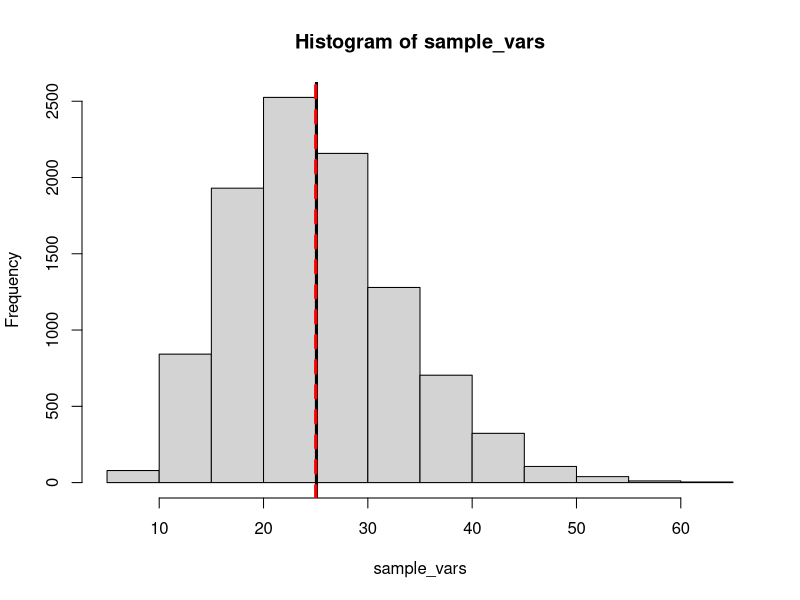
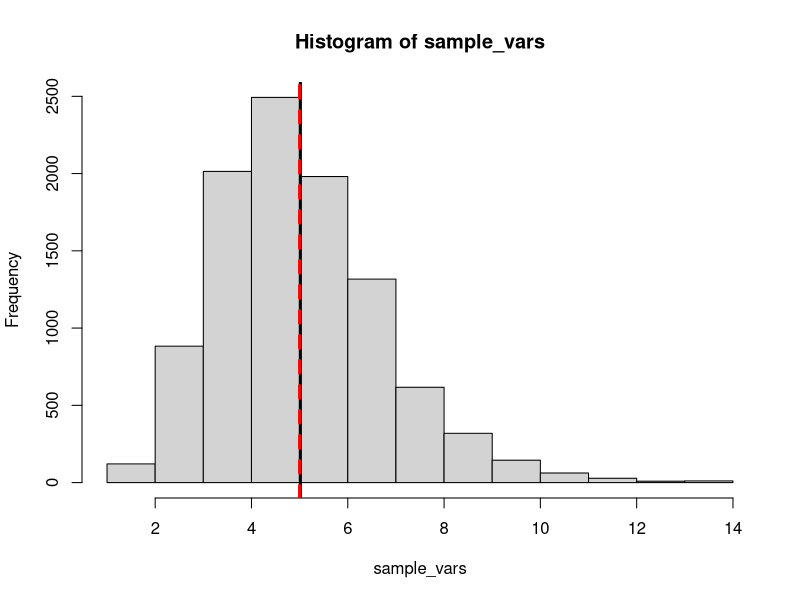
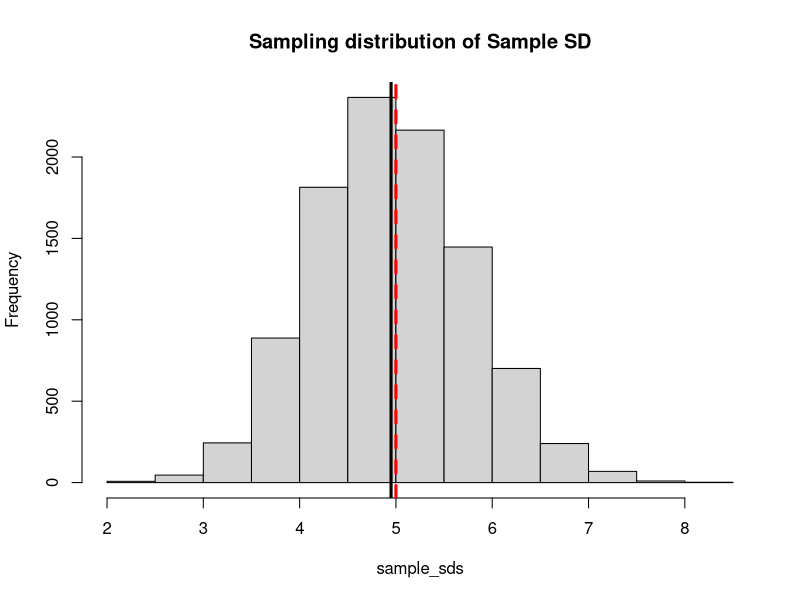
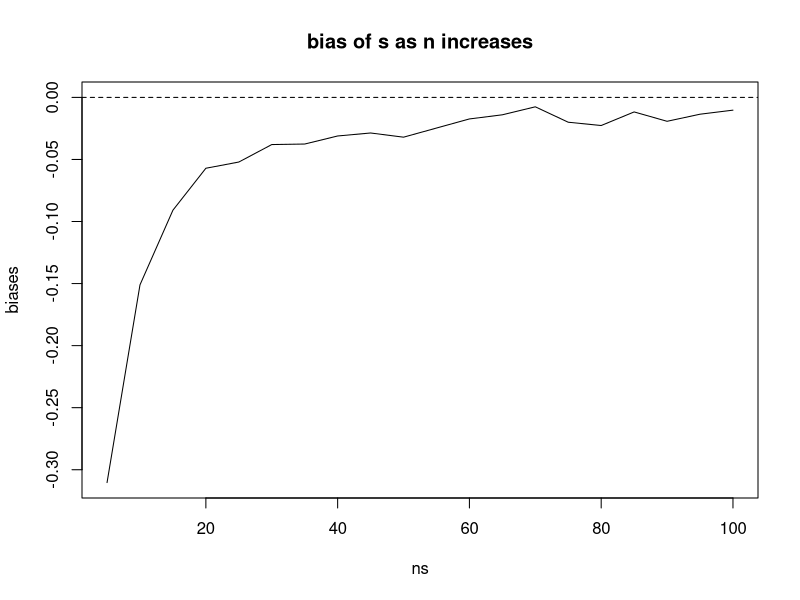
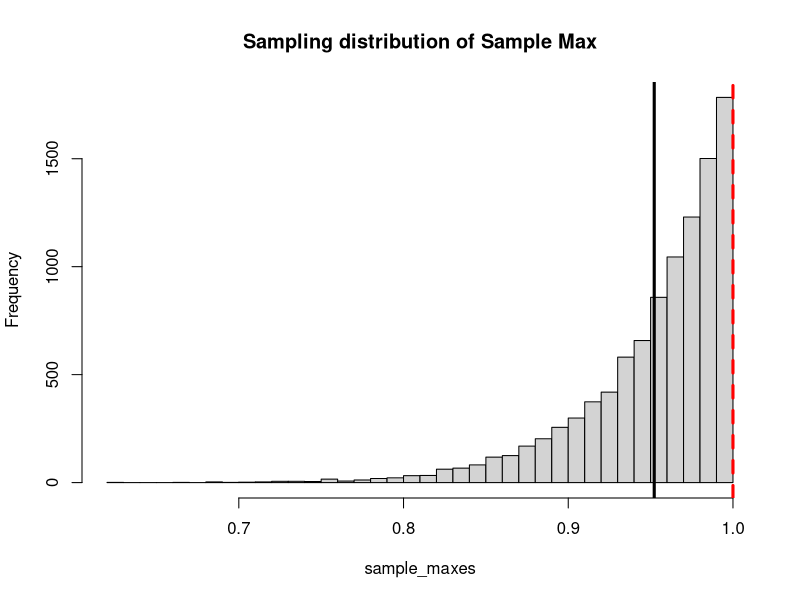
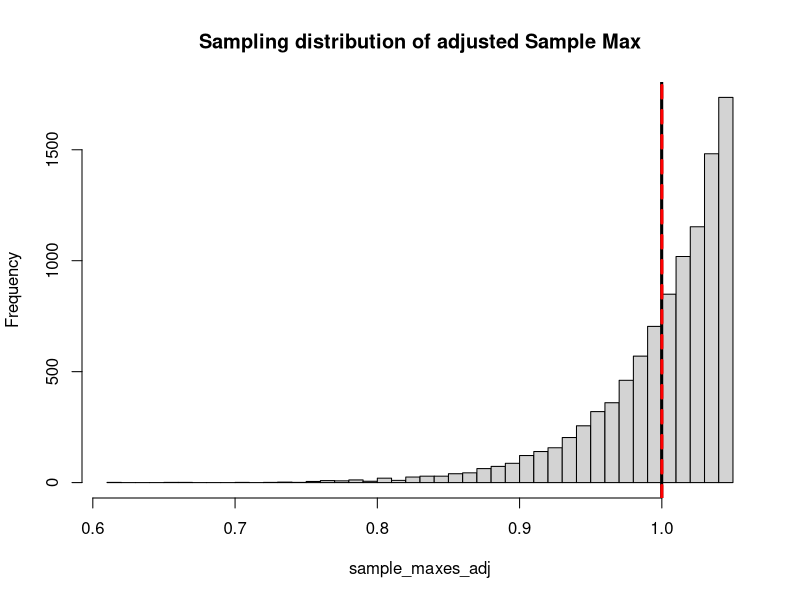
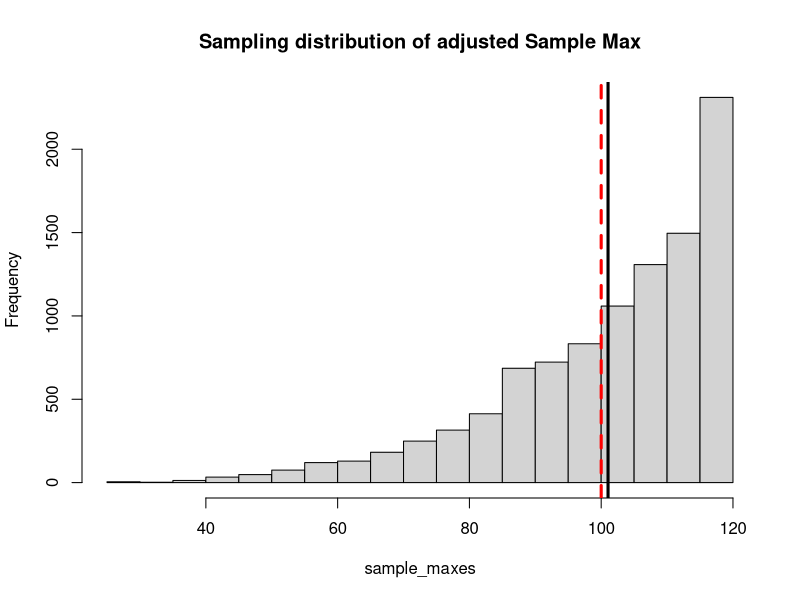
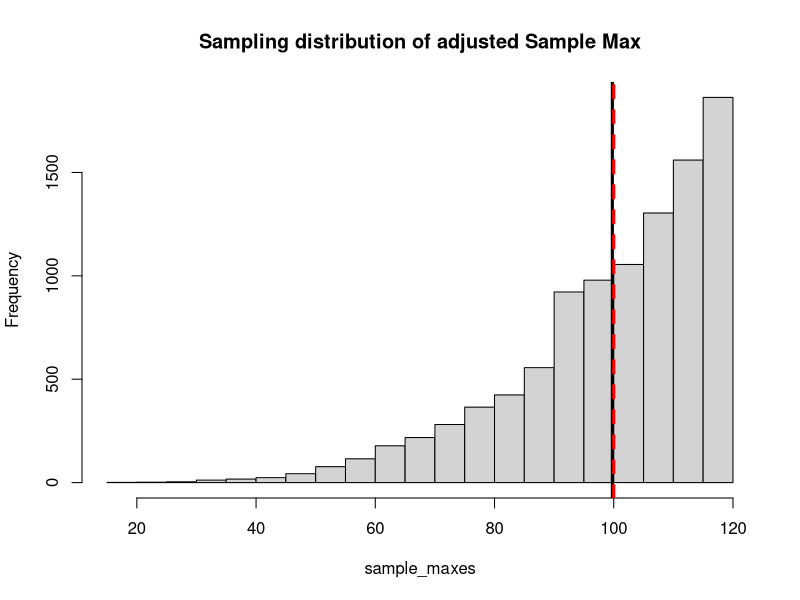

Recreate these plots in R, in order.
## ---- chunk 1
simulate_S <- function( n, p) {
  functional_widgets <- rbinom(1, size=n, prob=p);
  # Our statistic is the fraction of the n widgets
  # that are functional.
  return(functional_widgets/n);
}
check_if_S_is_good <- function( S, p, m=.02 ) { return( abs(S-p) < m) }
## ---- chunk 2
# This is the exact same setup except we're changing n from 200 to 400.
N_MC <- 2000; n <- 400; p <- 0.8; 
# Still using p=0.8 and 2000 Monte Carlo trials.

# Note that we don't really have to create the data frame again. We
# could, if we wanted, just overwrite it, but this is a good habit to
# be in to make sure we don't accidentally "reuse" old data.
monte_carlo <- data.frame( replicate = 1:N_MC,
                           S = rep(NA, N_MC),
                           S_good = rep(NA, N_MC));
m <- 0.02
for(i in 1:N_MC){
  monte_carlo$S[i] <- simulate_S( n, p );
  monte_carlo$S_good[i] <- check_if_S_is_good(monte_carlo$S[i], p, m)
}
sum( monte_carlo$S_good )/N_MC
## ---- chunk 3
lambda = 5
n <- 200
NMC <- 10000 # how many samples I want to estimate lambda on

estimates <- replicate(NMC,
                       1/mean(rexp(n=n, rate=lambda)))

#I want to look at the BIAS of this estimator
#Bias = E(estimator) - target

mean(estimates)-lambda #this should be 0 if the estimator is unbiased

## ---- chunk 4
sample_vars <- 0
NMC <- 10000
for(i in 1:NMC){
  mysample <- rnorm(20, 100, 5)
  sample_vars[i] <- var(mysample)
}
hist(sample_vars)
abline(v=mean(sample_vars), lwd=3)
abline(v=5^2, col="red", lty=2, lwd=3)
## ---- chunk 5
sample_vars <- 0
NMC <- 10000
for(i in 1:NMC){
  mysample <- rpois(20, lambda=5)
  sample_vars[i] <- var(mysample)
}
hist(sample_vars)
abline(v=mean(sample_vars), lwd=3)
abline(v=5, col="red", lty=2, lwd=3)
## ---- chunk 6
NMC <- 10000
sample_sds <- 0 #empty vector
for(i in 1:NMC){
  mysample <- rnorm(20, 100, 5)
  sample_sds[i] <- sd(mysample)
}
hist(sample_sds, main="Sampling distribution of Sample SD")
abline(v=mean(sample_sds), lwd=3)
abline(v=5, col="red", lty=2, lwd=3)
## ---- chunk 7
ns <- seq(5, 100, 5)
biases <- rep(0, length(ns))
for(i in 1:length(ns)){
NMC <- 10000
  sample_sds <- 0
  for(j in 1:NMC){
    mysample <- rnorm(ns[i], 100, 5)
    sample_sds[j] <- sd(mysample)
  }
  biases[i] <- mean(sample_sds) - 5
}
plot(x=ns, y=biases, type="l", main="bias of s as n increases", ylim=c(min(biases),0))
abline(h=0, lty=2)
## ---- chunk 8
NMC <- 10000
sample_maxes <- 0
for(i in 1:NMC){
  mysample <- runif(20, 0, 1)
  sample_maxes[i] <- max(mysample)
}
hist(sample_maxes, main="Sampling distribution of Sample Max", breaks=50)
abline(v=mean(sample_maxes), lwd=3)
abline(v=1, col="red", lty=2, lwd=3)
## ---- chunk 9
NMC <- 10000
n <- 20
sample_maxes_adj <- 0
for(i in 1:NMC){
  mysample <- runif(n, 0, 1)
  sample_maxes_adj[i] <- (n+1)/(n)*max(mysample)
}
hist(sample_maxes_adj, main="Sampling distribution of adjusted Sample Max", breaks=40)
abline(v=mean(sample_maxes_adj), lwd=3)
abline(v=1, col="red", lty=2, lwd=3)
## ---- chunk 10
NMC <- 10000
N <- 100
n <- 5
sample_maxes <- 0
for(i in 1:NMC){
  mysample <- sample(1:N, size=n, replace=FALSE)
  sample_maxes[i] <- (n+1)/(n)*max(mysample)
}
hist(sample_maxes, main="Sampling distribution of adjusted Sample Max")
abline(v=mean(sample_maxes), lwd=3)
abline(v=N, col="red", lty=2, lwd=3)
## ---- chunk 11
NMC <- 10000
N <- 100
n <- 5
sample_maxes <- 0
for(i in 1:NMC){
  mysample <- sample(1:N, size=n, replace=FALSE)
  sample_maxes[i] <- (n+1)/(n)*max(mysample)-1
}
hist(sample_maxes, main="Sampling distribution of adjusted Sample Max")
abline(v=mean(sample_maxes), lwd=3)
abline(v=N, col="red", lty=2, lwd=3)
## ---- chunk 12
N <- 30000
n1 <- 450
n2 <- 500
population <- c(rep(1, n1), rep(0, N-n1))

NMC <- 10000
recaptured <- replicate(NMC, 
                        sum(sample(population, n2)))
barplot(table(recaptured))
## ---- chunk 13
450*500/7
## ---- chunk 14
estimates <- n1*n2/recaptured
hist(estimates, breaks=40)
abline(v=mean(estimates[estimates<Inf]), lwd=3)
abline(v=N, col="red", lty=2, lwd=3)

## ---- chunk 15
run_exprate_expt <- function( n, rate ) {
  data <- rexp(n=n, rate=rate);
  Xbar <- mean( data )
  return( 1/Xbar )
}
## ---- chunk 16
M <- 1e4;
replicates <- rep(NA, M);
for (i in 1:M ) {
  replicates[i] <- run_exprate_expt(2000, rate=5);
}
hist(replicates)
abline( v=5, col='red', lwd=4 )
abline(v=mean(replicates), col="black", lwd=4, lty=2)
## ---- chunk 17
mean(replicates)-5

## ---- chunk 18
ns <- seq(25,1000, by=50)
sd <- vector(mode="numeric")
bias <- vector(mode="numeric")

for(k in 1:length(ns)){
  M <- 1e4;
  replicates <- rep(NA, M);
  for (i in 1:M ) {
    replicates[i] <- run_exprate_expt(ns[k], rate=5);
  }
  sd[k] <- sd(replicates)
  bias[k] <- mean(replicates)-5
}
plot(x=ns,y=bias, type="l", ylim=c(0,bias[1]), main="Bias of 1/xbar as n increases")
abline(h=0)


plot(x=ns,y=sd, type="l", main="Standard error of 1/xbar as n increases")
lines(x=ns, y=sqrt(ns[1])*sd[1]/sqrt(ns), lty=2)
